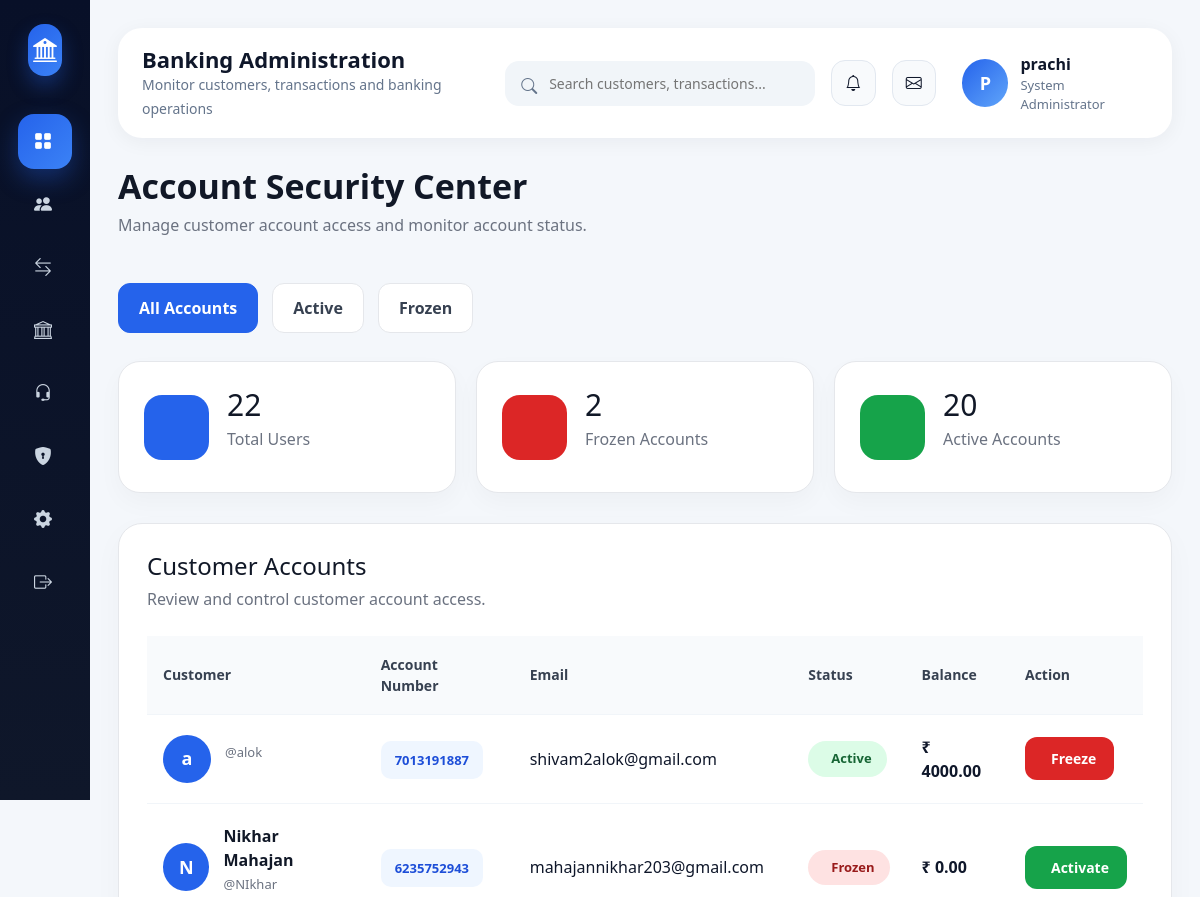
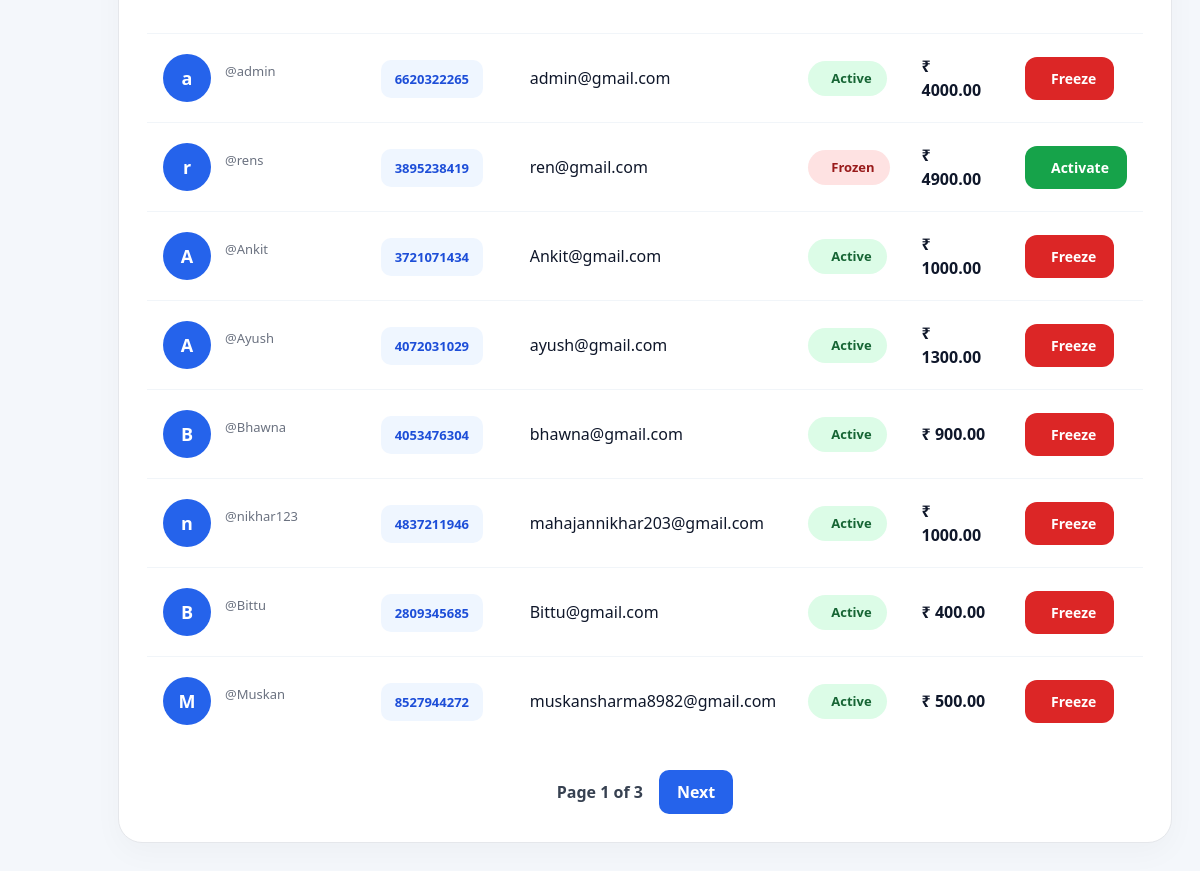
The page /admin-panel/freeze-accounts/ (signed in) on the database its author committed (2 pictures, top to bottom).
### core/models.py (models this page shows, shortened)
class Customer(models.Model):
    user = models.OneToOneField(User, on_delete=models.CASCADE)
    created_at = models.DateTimeField(auto_now_add=True)
    account_number = models.CharField(max_length=20, unique=True)
    balance = models.DecimalField(max_digits=12, decimal_places=2, default=0)
    full_name = models.CharField(max_length=100, null=True, blank=True)
    phone = models.CharField(max_length=15, null=True, blank=True)
    date_of_birth = models.DateField(null=True, blank=True)
    profile_picture = models.ImageField(upload_to='profiles/', null=True, blank=True)
    pan_number = models.CharField(max_length=10, null=True, blank=True)
    aadhaar_number = models.CharField(max_length=12, null=True, blank=True)
    account_status = models.CharField(
        max_length=10,
        choices=[
            ('ACTIVE', 'Active'),
            ('FROZEN', 'Frozen'),
        ],
        default='ACTIVE'
    )
    kyc_status = models.CharField(
    max_length=10,
    choices=[
        ('PENDING', 'Pending'),
        ('VERIFIED', 'Verified'),
        ('REJECTED', 'Rejected'),
    ],
    default='PENDING'
)
    transaction_pin = models.CharField(max_length=128, null=True, blank=True)

### admin_panel/views.py (the view)
    def wrapper(request, *args, **kwargs):
        if not request.user.is_authenticated:
            return redirect('admin_login')
        if not request.user.is_superuser:
            logout(request)
            return redirect('admin_login')
        return view_func(request, *args, **kwargs)

### admin_panel/views.py (called while the page is built)
def superuser_required(view_func):
    def wrapper(request, *args, **kwargs):
        if not request.user.is_authenticated:
            return redirect('admin_login')
        if not request.user.is_superuser:
            logout(request)
            return redirect('admin_login')
        return view_func(request, *args, **kwargs)
    return wrapper

### admin_panel/templates/admin_panel/freeze_accounts.html (shortened to what this page needs)
{% extends 'admin_panel/base.html' %}
{% load static %}
{% block content %}
<div class="page-header">
    <div>
        <h1>Account Security Center</h1>
        <p>Manage customer account access and monitor account status.</p>
    </div>
</div>
<div class="filter-tabs">
    <a href="?status=ALL"
       class="filter-tab {% if current_status == 'ALL' %}active-tab{% endif %}">
        All Accounts
    </a>
    <a href="?status=ACTIVE"
       class="filter-tab {% if current_status == 'ACTIVE' %}active-tab{% endif %}">
        Active
    </a>
    <a href="?status=FROZEN"
       class="filter-tab {% if current_status == 'FROZEN' %}active-tab{% endif %}">
        Frozen
    </a>
</div>
<div class="stats-grid">
    <div class="stat-card">
        <div class="stat-icon blue">
        </div>
        <div>
            <h2>{{ total_users }}</h2>
            <p>Total Users</p>
        </div>
    </div>
    <div class="stat-card">
        <div class="stat-icon red">
        </div>
        <div>
            <h2>{{ frozen_users }}</h2>
            <p>Frozen Accounts</p>
        </div>
    </div>
    <div class="stat-card">
        <div class="stat-icon green">
        </div>
        <div>
            <h2>{{ active_users }}</h2>
            <p>Active Accounts</p>
        </div>
    </div>
</div>
<div class="table-card">
    <div class="table-header">
        <div>
            <h3>Customer Accounts</h3>
            <p class="table-subtitle">
                Review and control customer account access.
            </p>
        </div>
    </div>
    <div class="table-wrapper">
        <table>
            <thead>
                <tr>
                    <th>Customer</th>
                    <th>Account Number</th>
                    <th>Email</th>
                    <th>Status</th>
                    <th>Balance</th>
                    <th>Action</th>
                </tr>
            </thead>
            <tbody>
                {% for customer in customers %}
                <tr>
                    <td>
                        <div class="user-info">
                            <div class="user-avatar">
                                {{ customer.user.first_name|first|default:customer.user.username|first }}
                            </div>
                            <div>
                                <strong>
                                    {{ customer.user.first_name }}
                                    {{ customer.user.last_name }}
                                </strong>
                                <p>
                                    @{{ customer.user.username }}
                                </p>
                            </div>
                        </div>
                    </td>
                    <td>
                        <span class="account-pill">
                            {{ customer.account_number }}
                        </span>
                    </td>
                    <td>
                        {{ customer.user.email }}
                    </td>
                    <td>
                        {% if customer.account_status == 'ACTIVE' %}
                            <span class="status active-status">
                                Active
                            </span>
                        {% else %}
                            <span class="status frozen-status">
                                Frozen
                            </span>
                        {% endif %}
                    </td>
                    <td>
                        <strong>
                            ₹ {{ customer.balance }}
                        </strong>
                    </td>
                    <td>
                        {% if customer.account_status == 'ACTIVE' %}
                            <form method="post"
                                  action="{% url 'freeze_account' customer.id %}">
                                <button type="submit"
                                        class="action-btn freeze-btn"
                                        onclick="return confirm('Freeze this account?')">
                                    Freeze
                                </button>
                            </form>
                        {% else %}
                            <form method="post"
                                  action="{% url 'activate_account' customer.id %}">
                                <button type="submit"
                                        class="action-btn activate-btn"
                                        onclick="return confirm('Activate this account?')">
                                    Activate
                                </button>
                            </form>
                        {% endif %}
                    </td>
                </tr>
                {% endfor %}
            </tbody>
        </table>
    </div>
    {% if customers.has_other_pages %}
    <div class="pagination-wrapper">
        <span class="page-number">
            Page {{ customers.number }} of {{ customers.paginator.num_pages }}
        </span>
        {% if customers.has_next %}
            <a href="?status={{ current_status }}&page={{ customers.next_page_number }}"
               class="page-btn">
                Next
            </a>
        {% endif %}
    </div>
    {% endif %}
</div>
{% endblock %}

### admin_panel/templates/admin_panel/base.html (shortened to what this page needs)
<!DOCTYPE html>
<html lang="en">
<head>
    <link href="https://cdn.jsdelivr.net/npm/bootstrap@5.3.3/dist/css/bootstrap.min.css" rel="stylesheet">
    <link href="https://cdn.jsdelivr.net/npm/bootstrap-icons/font/bootstrap-icons.css" rel="stylesheet">
</head>
<body>
<div class="sidebar">
    <div class="brand">
        <div class="brand-logo">
            <i class="bi bi-bank2"></i>
        </div>
    </div>
    <a href="{% url 'admin_dashboard' %}" class="sidebar-link active">
        <i class="bi bi-grid-fill"></i>
    </a>
    <a href="{% url 'manage_users' %}" class="sidebar-link">
        <i class="bi bi-people-fill"></i>
    </a>
    <a href="{% url 'all_transactions' %}" class="sidebar-link">
        <i class="bi bi-arrow-left-right"></i>
    </a>
    <a href="{% url 'fixed_deposits' %}" class="sidebar-link">
        <i class="bi bi-bank"></i>
    </a>
    <a href="{% url 'support_requests' %}" class="sidebar-link">
        <i class="bi bi-headset"></i>
    </a>
    <a href="#" class="sidebar-link">
        <i class="bi bi-shield-lock-fill"></i>
    </a>
    <a href="#" class="sidebar-link">
        <i class="bi bi-gear-fill"></i>
    </a>
    <a href="{% url 'admin_logout' %}" class="sidebar-link">
        <i class="bi bi-box-arrow-right"></i>
    </a>
</div>
<div class="main">
    <div class="topbar">
        <div class="topbar-left">
            <h5>
                Banking Administration
            </h5>
            <small>
                Monitor customers, transactions and banking operations
            </small>
        </div>
        <div class="topbar-right">
            <div class="search-box">
                <i class="bi bi-search"></i>
                <input type="text"
                       placeholder="Search customers, transactions...">
            </div>
            <div class="icon-btn">
                <i class="bi bi-bell"></i>
            </div>
            <div class="icon-btn">
                <i class="bi bi-envelope"></i>
            </div>
            <div class="admin-profile">
                <div class="admin-avatar">
                    {{ request.user.username|slice:":1"|upper }}
                </div>
                <div>
                    <div class="admin-name">
                        {{ request.user.username }}
                    </div>
                    <div class="admin-role">
                        System Administrator
                    </div>
                </div>
            </div>
        </div>
    </div>
    {% block content %}
    {% endblock %}
</div>
</body>
</html>

### admin_panel/templates/admin_panel/base.html (style rules this page uses)
* { margin:0; padding:0; box-sizing:border-box; }
body { background:#f4f7fb; font-family:"Segoe UI",sans-serif; overflow-x:hidden; color:#0f172a; }
a { text-decoration:none; }
.sidebar { width:280px; height:100vh; position:fixed; top:0; left:0; background:linear-gradient(180deg,#081028,#0f172a); padding:24px 18px; overflow-y:auto; z-index:1000; }
.brand { display:flex; align-items:center; gap:14px; margin-bottom:38px; padding:0 10px; }
.brand-logo { width:52px; height:52px; border-radius:16px; background:linear-gradient(135deg,#2563eb,#3b82f6); display:flex; align-items:center; justify-content:center; color:white; font-size:24px; box-shadow:0 10px 20px rgba(37,99,235,0.35); }
.sidebar-link { display:flex; align-items:center; gap:14px; padding:14px 16px; border-radius:16px; color:#cbd5e1; transition:0.3s; margin-bottom:8px; font-weight:500; }
.sidebar-link.active { background:linear-gradient(135deg,#2563eb,#3b82f6); color:white; box-shadow:0 10px 25px rgba(37,99,235,0.35); }
.sidebar-link i { font-size:18px; }
.main { margin-left:280px; padding:28px; }
.topbar { background:white; border-radius:24px; padding:18px 24px; margin-bottom:28px; display:flex; align-items:center; justify-content:space-between; box-shadow:0 4px 20px rgba(15,23,42,0.05); }
.topbar-left h5 { margin:0; font-weight:700; font-size:22px; }
.topbar-left small { color:#64748b; }
.topbar-right { display:flex; align-items:center; gap:16px; }
.search-box { position:relative; width:320px; }
.search-box input { width:100%; border:none; outline:none; background:#f1f5f9; border-radius:14px; padding:12px 16px 12px 44px; font-size:14px; }
.search-box i { position:absolute; left:16px; top:13px; color:#64748b; }
.icon-btn { width:46px; height:46px; border-radius:14px; background:#f8fafc; display:flex; align-items:center; justify-content:center; cursor:pointer; transition:0.3s; border:1px solid #e2e8f0; }
.admin-profile { display:flex; align-items:center; gap:12px; padding-left:10px; }
.admin-avatar { width:48px; height:48px; border-radius:50%; background:linear-gradient(135deg,#2563eb,#60a5fa); display:flex; align-items:center; justify-content:center; color:white; font-weight:700; font-size:18px; }
.admin-name { font-weight:700; margin-bottom:0; }
.admin-role { color:#64748b; font-size:13px; }
@media (max-width:1200px) { .sidebar { width:90px; } }
@media (max-width:1200px) { .main { margin-left:90px; } }

### rows shown on the page
Customer: user.first_name|first "a", user.username "alok", account_number "7013191887", user.email "shivam2alok@gmail.com", account_status "Active", balance "4000.00"
Customer: user.first_name|first "N", user.first_name "Nikhar", user.last_name "Mahajan", user.username "NIkhar", account_number "6235752943", user.email "mahajannikhar203@gmail.com", account_status "Frozen", balance "0.00"
Customer: user.first_name|first "a", user.username "admin", account_number "6620322265", user.email "admin@gmail.com", account_status "Active", balance "4000.00"
Customer: user.first_name|first "r", user.username "rens", account_number "3895238419", user.email "ren@gmail.com", account_status "Frozen", balance "4900.00"
Customer: user.first_name|first "A", user.username "Ankit", account_number "3721071434", user.email "Ankit@gmail.com", account_status "Active", balance "1000.00"
Customer: user.first_name|first "A", user.username "Ayush", account_number "4072031029", user.email "ayush@gmail.com", account_status "Active", balance "1300.00"
Customer: user.first_name|first "B", user.username "Bhawna", account_number "4053476304", user.email "bhawna@gmail.com", account_status "Active", balance "900.00"
Customer: user.first_name|first "n", user.username "nikhar123", account_number "4837211946", user.email "mahajannikhar203@gmail.com", account_status "Active", balance "1000.00"
Customer: user.first_name|first "B", user.username "Bittu", account_number "2809345685", user.email "Bittu@gmail.com", account_status "Active", balance "400.00"
Customer: user.first_name|first "M", user.username "Muskan", account_number "8527944272", user.email "muskansharma8982@gmail.com", account_status "Active", balance "500.00"

### other values the page prints
{{ request.user.username|slice:":1"|upper }} "P"
{{ request.user.username }} "prachi"
{{ total_users }} "22"
{{ frozen_users }} "2"
{{ active_users }} "20"
{{ customers.number }} "1"
{{ customers.paginator.num_pages }} "3"
